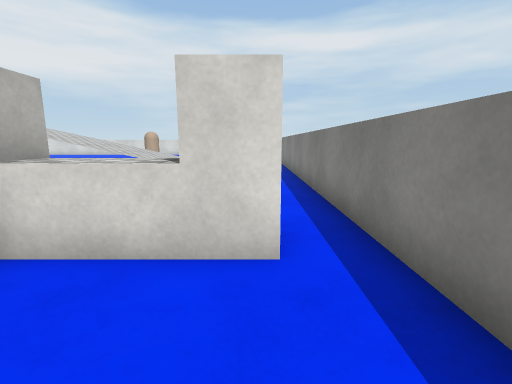
view 1 (above)

24 first-person views from a walk through a scene from a Unity 3-D project. The camera is 1.2 m above the floor, tilts 10° down and sees 85° across. The floor is counted in squares, 1 m on a side. Each view is taken from the middle of a square. On the plan, view 1 faces up. The plan holds only what a view shows up to about 13 squares ahead; the rest is blank. The place goes on beyond the plan. The player is left out. Surface patterns are stand-ins for the level's own textures.

view 2
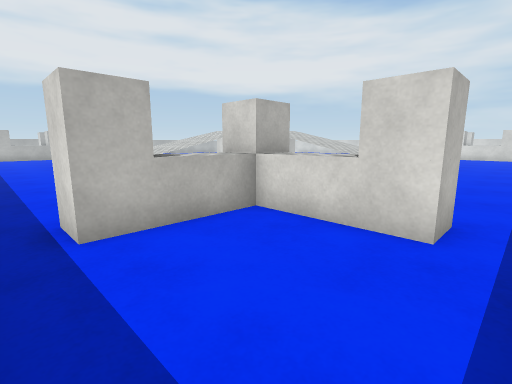

view 3
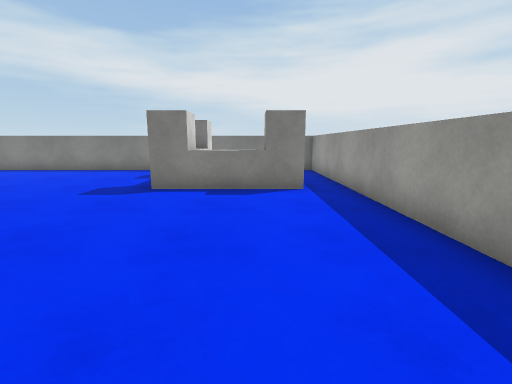

view 4
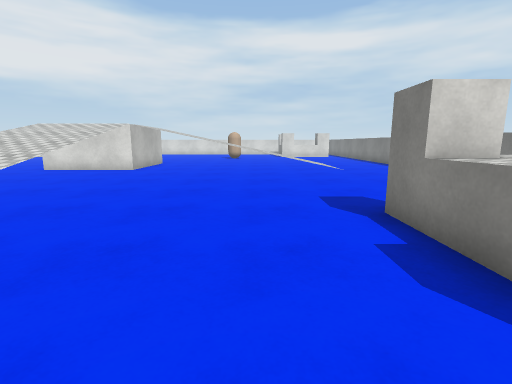

view 5
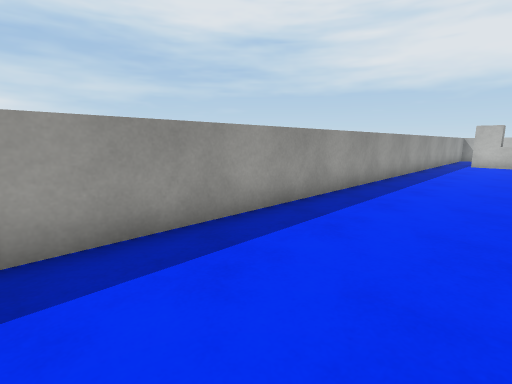

view 6
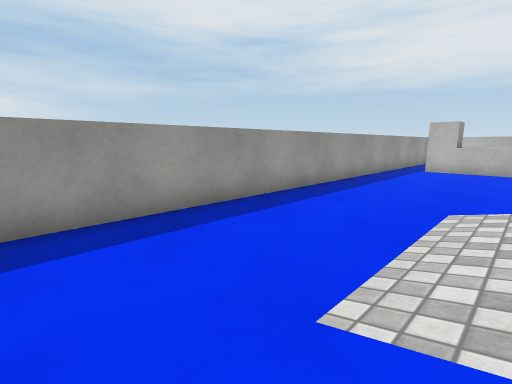

view 7
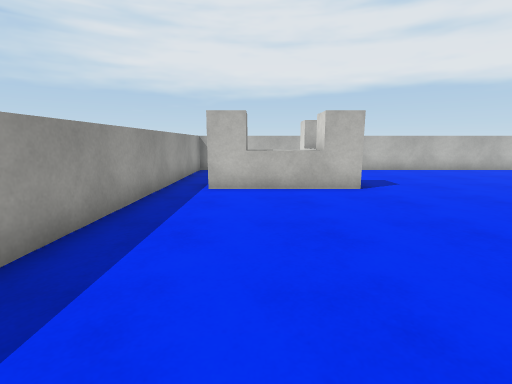

view 8
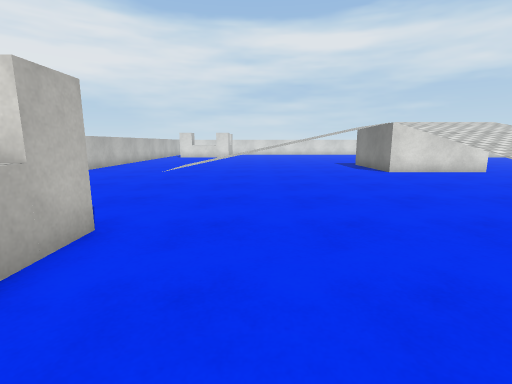

view 9
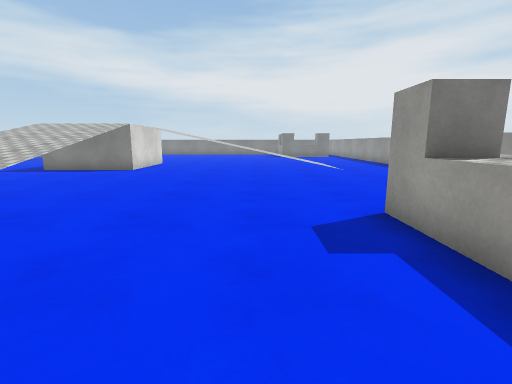

view 10
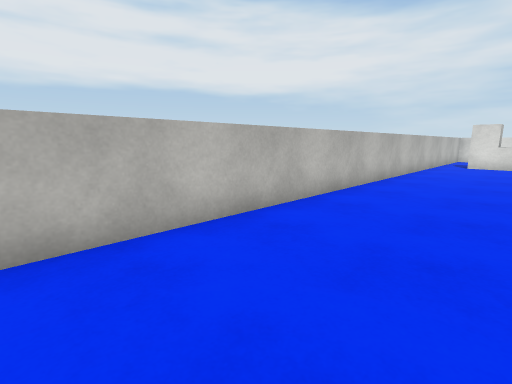

view 11
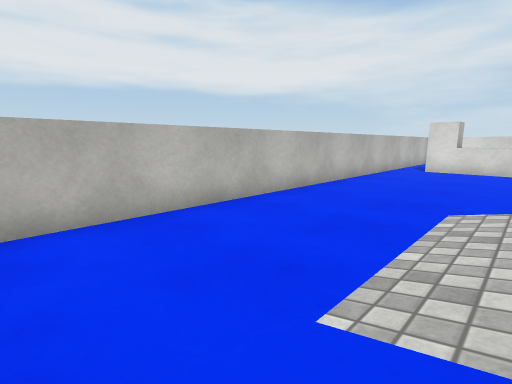

view 12
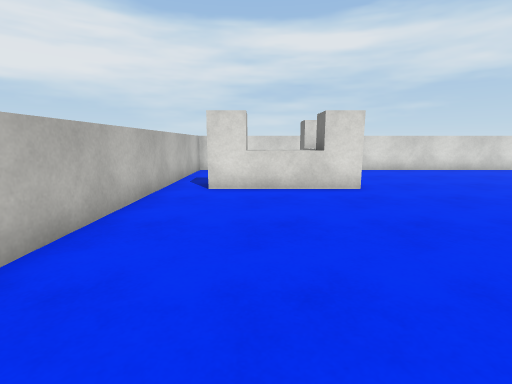

view 13
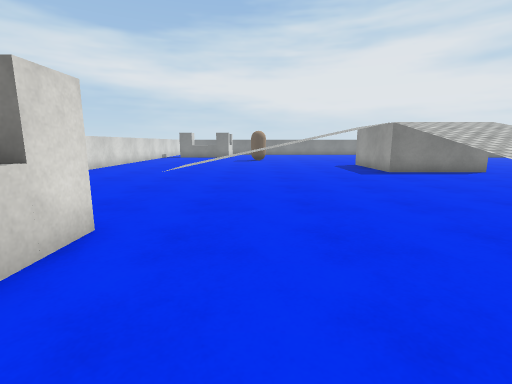

view 14
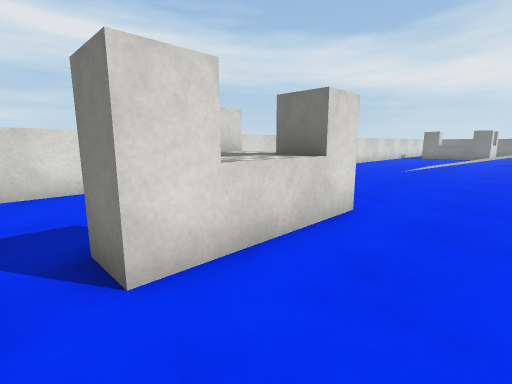

view 15
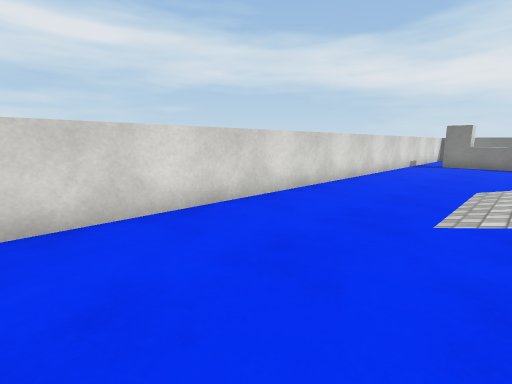

view 16
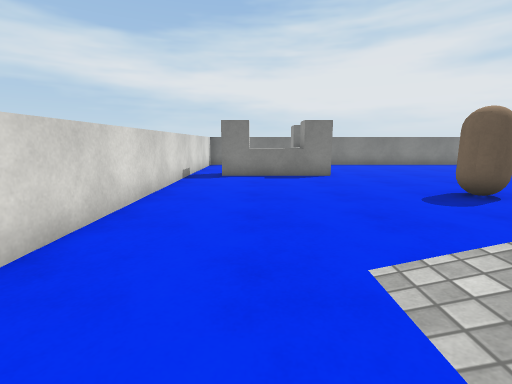

view 17
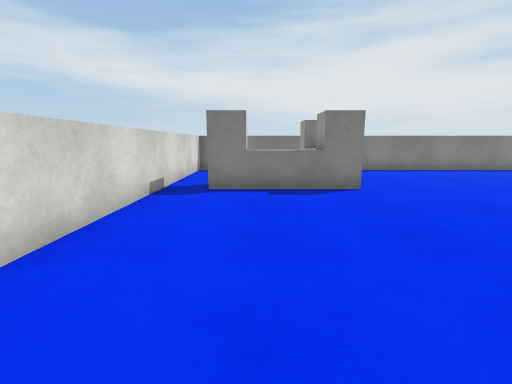

view 18
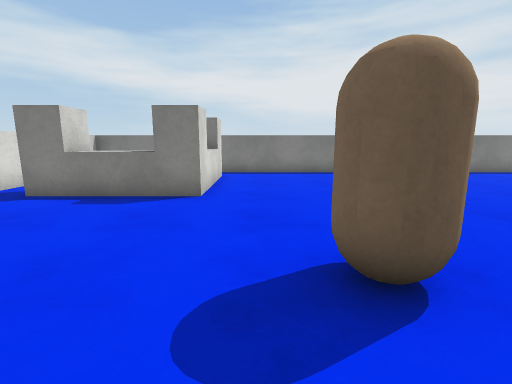

view 19
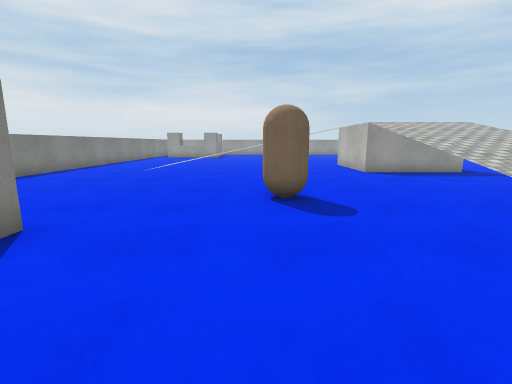

view 20
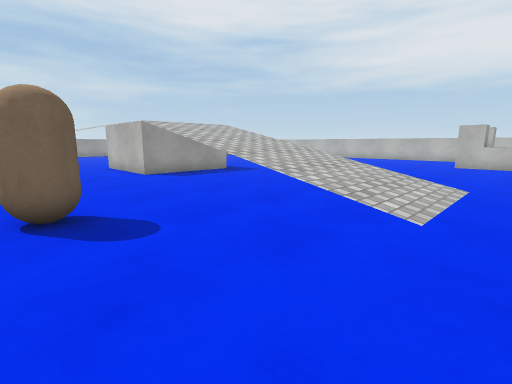

view 21
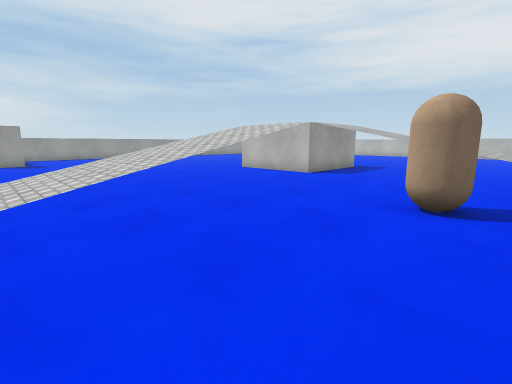

view 22
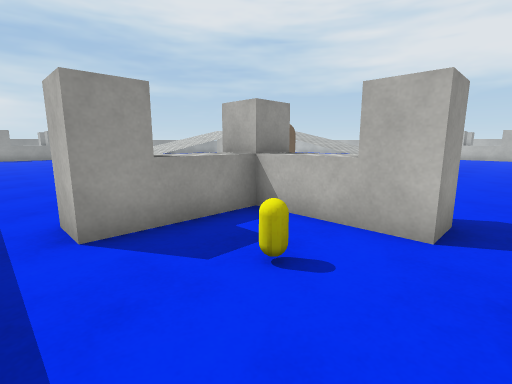

view 23
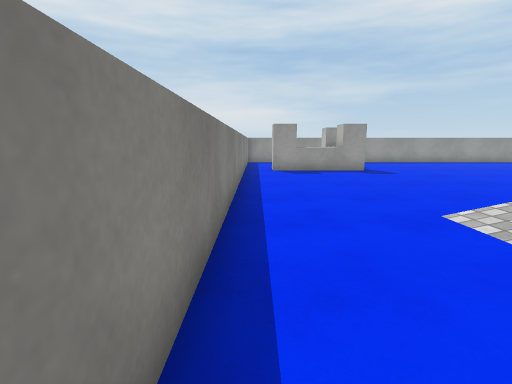

view 24
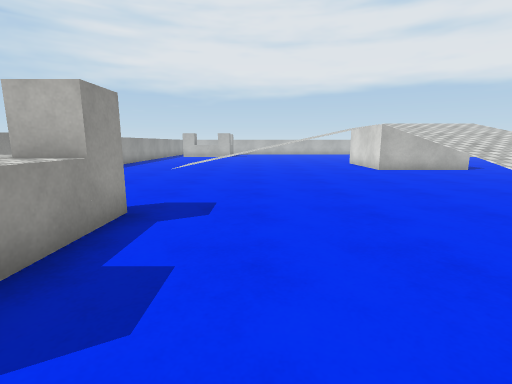

### Floor plan
Key: @ floor where view 1 was taken; # wall or solid block; . main floor; : floor 1.75 m higher than the main floor; / step, stairs or slope; B barrier; C capsule; Y yellow capsule.
Columns run from 29 left of view 1 to 2 right of it. Each row starts with its distance up from view 1.
 29 ######  ########################
 28 #...    .......................#
 27 #..  B ..................BB....#
 26 #..  BB..................BB.Y..#
 25 #..  BB..................BB....#
 24 #.BBBBB.......////.......BBBBB.#
 23 #.BBBB........////........BBBB.#
 22 #.............////.............#
 21 #.............////...C.........#
 20 #.............////.............#
 19 #.............////.............#
 18 #.............////.............#
 17 #.............::::.............#
 16 #..... ........................#
 15 #..../  ////:.####.:///////....#
 14 #..../   ///:.#  #.:///////....#
 13 #....///////:.#  #.:///////....#
 12 #....///////:.####.:///////....#
 11 #..............................#
 10 #.............::::.............#
  9 #.............////.............#
  8 #.............////.............#
  7 #.............////.............#
  6 #............./ //.............#
  5   ............/  /.............#
  4    BBB......../  /........BBBB.#
  3 # BBBBB.......////.......BBBBB.#
  2 #    BB..................BB....#
  1 #    BB..................BB....#
  0 #     B..................BB..@.#
 -1 #..............................#
 -2 ################################

Where each view was taken, in squares from view 1:
view 1: 0 up, 0 right, facing up
view 2: 1 down, 1 right, facing up-left
view 3: 1 up, 11 left, facing right
view 4: 1 down, 6 left, facing up
view 5: 2 up, 6 left, facing down-left
view 6: 3 up, 10 left, facing down-left
view 7: 1 up, 16 left, facing left
view 8: 0 up, 21 left, facing up
view 9: 6 up, 28 left, facing right
view 10: 7 up, 25 left, facing up-left
view 11: 10 up, 24 left, facing up-left
view 12: 16 up, 26 left, facing up
view 13: 21 up, 27 left, facing right
view 14: 21 up, 28 left, facing up-right
view 15: 24 up, 20 left, facing up-right
view 16: 26 up, 14 left, facing right
view 17: 26 up, 11 left, facing right
view 18: 22 up, 10 left, facing right
view 19: 27 up, 7 left, facing down
view 20: 26 up, 7 left, facing down-left
view 21: 22 up, 2 left, facing down-left
view 22: 28 up, 1 right, facing down-left
view 23: 16 up, 1 right, facing down
view 24: 6 up, 1 right, facing left
